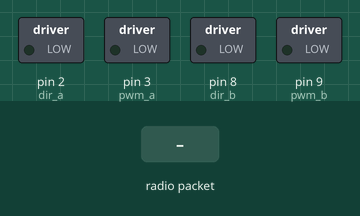
Simulated run of this sketch. Board: Arduino Uno, built with avr-gcc and run on an emulated ATmega328P. On the bench: switched loads named in the sketch (green lamp = pin HIGH). Inputs (shaded band) come from the test bench. No radio packets arrive unless stated.

Above: at 1.2 s.
1.3 s: radio packet "R" arrives
At 2.4 s:
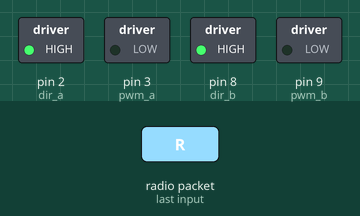
Timing chart, 0 to 4.3 s (numbered marks = the images above; inputs shaded):
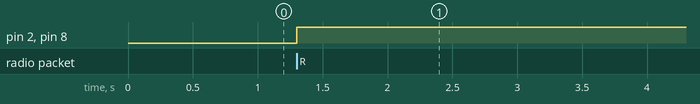

The sketch:

Receiver.ino
```cpp
#include <SPI.h>
#include <nRF24L01.h>
#include <RF24.h>

int pwm_a = 3;  //PWM control for motor outputs 1 and 2
int pwm_b = 9;  //PWM control for motor outputs 3 and 4
int dir_a = 2;  //direction control for motor outputs 1 and 2
int dir_b = 8;  //direction control for motor outputs 3 and 4

RF24 radio(6, 7); // CE, CSN

const byte address[6] = "00001";
char value[9];
char steering_chars[4];
char throttle_chars[4];
short throttle = 0;
short steering = 0;

void setup() {

  pinMode(pwm_a, OUTPUT);
  pinMode(pwm_b, OUTPUT);
  pinMode(dir_a, OUTPUT);
  pinMode(dir_b, OUTPUT);

  Serial.begin(9600);
  radio.begin();
  radio.openReadingPipe(0, address);
  radio.setPALevel(RF24_PA_MIN);
  radio.startListening();
}

void loop() {
  if (radio.available()) {
    radio.read(&value, 9);

    if (!(value[0] == 'R' or value[0] == 'L')) {
      return;
    }

    // Steering direction
    if (value[0] == 'R') {
      digitalWrite(dir_b, HIGH);
    } else {
      digitalWrite(dir_b, LOW);
    }

    // Steering
    memcpy(steering_chars, &value[1], 3 * sizeof(char));
    steering = atoi(steering_chars);
    if (steering < 32) analogWrite(pwm_b, 0);
    else analogWrite(pwm_b, steering);

    // Throttle direction
    if (value[4] == 'F') {
      digitalWrite(dir_a, LOW);
    } else {
      digitalWrite(dir_a, HIGH);
    }

    // Throttle
    memcpy(throttle_chars, &value[5], 3 * sizeof(char));
    throttle = atoi(throttle_chars);
    analogWrite(pwm_a, throttle);
  }
}
```

Measured:
- after the input at 1.3 s, pin 2 (dir_a), pin 8 (dir_b): LOW → HIGH at once
